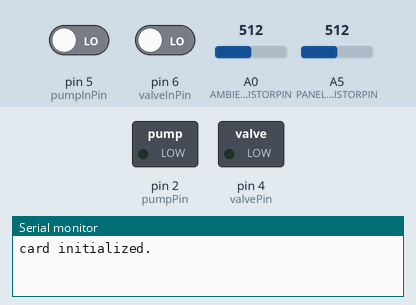
The sketch below on a simulated Arduino Uno, built with avr-gcc and run on an emulated ATmega328P. Parts: switched loads named in the sketch (green lamp = pin HIGH), the last lines printed to the serial monitor. The test bench sets the inputs (shaded band); at power-on: A5 (PANELTHERMISTORPIN) = 512, pin 5 (pumpInPin) LOW, pin 6 (valveInPin) LOW, A0 (AMBIENTTHERMISTORPIN) = 512. Storage starts empty.

Above: at 5.8 s.
5.9 s: A5 (PANELTHERMISTORPIN) set to 443
11.9 s: A5 (PANELTHERMISTORPIN) set to 423
At 16.1 s:
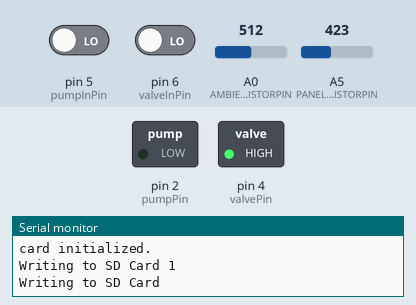
17.9 s: A5 (PANELTHERMISTORPIN) set to 493
23.9 s: A5 (PANELTHERMISTORPIN) set to 519
At 25.2 s:
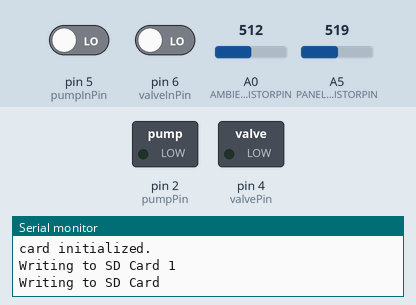
29.9 s: pin 5 (pumpInPin) driven HIGH
At 35.2 s:
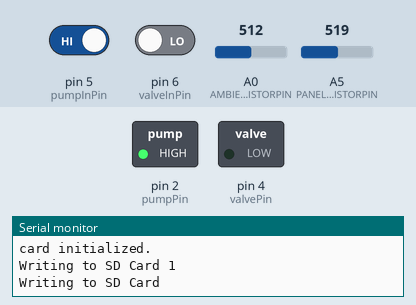
35.9 s: pin 6 (valveInPin) driven HIGH
At 40.3 s:
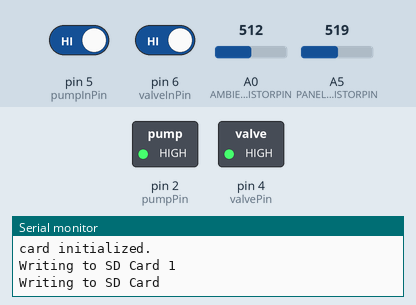
Timing chart, 0 to 41.8 s (numbered marks = the images above; inputs shaded):
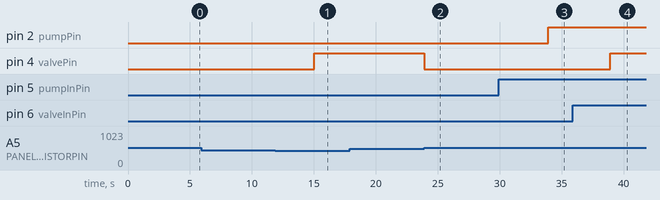

The sketch:

WaterPumpControl2.ino
```cpp
//https://learn.adafruit.com/adafruit-micro-sd-breakout-board-card-tutorial?view=all
//http://playground.arduino.cc/Code/Time

#include <stdlib.h>
#include <SD.h> //Load SD card library
#include<SPI.h> //Load SPI Library
#include <TimeLib.h>

unsigned long timeInMillis;
long previousMillisInCycle = 0;
long differenceInCheckedMillisInCycle = 0;

#define SERIESRESISTOR 10000
#define AMBIENTTHERMISTORPIN A0
#define PANELTHERMISTORPIN A5

int pumpPin = 2;
int valvePin = 4;
int pumpInPin = 5;
int valveInPin = 6;

int pumpOnOff = 0;
int valveOnOff = 0;

//chart has 30 values, starts at 20oC and ends at 50oC, 12.47-3.593
float chart[] = {12.47,11.92,11.41,10.91,10.45,10.00,9.575,9.170,8.784,8.416,8.064,7.730,7.410,7.106,6.815,6.538,6.273,6.020,5.778,5.548,5.327,5.117,4.915,4.723,4.539,4.363,4.195,4.034,3.880,3.733,3.592};
float tempDiffLimit = 8.0;
float coolTempDiffLimit = 1.0;

//Values taken from https://cdn-shop.adafruit.com/datasheets/103_3950_lookuptable.pdf
//float chart[] = {-40,277.2,1,30.25,42,4.915,83,1.128,124,0.3434,165,0.1265,
//-39,263.6,2,28.82,43,4.723,84,1.093,125,0.3341,166,0.1239,
//-38,250.1,3,27.45,44,4.539,85,1.059,126,0.3253,167,0.1213,
//-37,236.8,4,26.16,45,4.363,86,1.027,127,0.3167,168,0.1187,
//-36,224.0,5,24.94,46,4.195,87,0.9955,128,0.3083,169,0.1163,
//-35,211.5,6,23.77,47,4.034,88,0.9654,129,0.3002,170,0.1139,
//-34,199.6,7,22.67,48,3.880,89,0.9363,130,0.2924,171,0.1115,
//-33,188.1,8,21.62,49,3.733,90,0.9083,131,0.2848,172,0.1092,
//-32,177.3,9,20.63,50,3.592,91,0.8812,132,0.2774,173,0.1070,
//-31,167.0,10,19.68,51,3.457,92,0.8550,133,0.2702,174,0.1048,
//-30,157.2,11,18.78,52,3.328,93,0.8297,134,0.2633,175,0.1027,
//-29,148.1,12,17.93,53,3.204,94,0.8052,135,0.2565,176,0.1006,
//-28,139.4,13,17.12,54,3.086,95,0.7816,136,0.2500,177,0.0986,
//-27,131.3,14,16.35,55,2.972,96,0.7587,137,0.2437,178,0.0966,
//-26,123.7,15,15.62,56,2.863,97,0.7366,138,0.2375,179,0.0947,
//-25,116.6,16,14.93,57,2.759,98,0.7152,139,0.2316,180,0.0928,
//-24,110.0,17,14.26,58,2.659,99,0.6945,140,0.2258,181,0.0909,
//-23,103.7,18,13.63,59,2.564,100,0.6744,141,0.2202,182,0.0891,
//-22,97.9,19,13.04,60,2.472,101,0.6558,142,0.2148,183,0.0873,
//-21,92.50,20,12.47,61,2.384,102,0.6376,143,0.2095,184,0.0856,
//-20,87.43,21,11.92,62,2.299,103,0.6199,144,0.2044,185,0.0839,
//-19,82.79,22,11.41,63,2.218,104,0.6026,145,0.1994,186,0.0822,
//-18,78.44,23,10.91,64,2.141,105,0.5858,146,0.1946,187,0.0806,
//-17,74.36,24,10.45,65,2.066,106,0.5694,147,0.1900,188,0.0790,
//-16,70.53,25,10.00,66,1.994,107,0.5535,148,0.1855,189,0.0774,
//-15,66.92,26,9.575,67,1.926,108,0.5380,149,0.1811,190,0.0759,
//-14,63.54,27,9.170,68,1.860,109,0.5229,150,0.1769,191,0.0743,
//-13,60.34,28,8.784,69,1.796,110,0.5083,151,0.1728,192,0.0729,
//-12,57.33,29,8.416,70,1.735,111,0.4941,152,0.1688,193,0.0714,
//-11,54.50,30,8.064,71,1.677,112,0.4803,153,0.1650,194,0.0700,
//-10,51.82,31,7.730,72,1.621,113,0.4669,154,0.1612,195,0.0686,
//-9,49.28,32,7.410,73,1.567,114,0.4539,155,0.1576,196,0.0672,
//-8,46.89,33,7.106,74,1.515,115,0.4412,156,0.1541,197,0.0658,
//-7,44.62,34,6.815,75,1.465,116,0.4290,157,0.1507,198,0.0645,
//-6,42.48,35,6.538,76,1.417,117,0.4171,158,0.1474,199,0.0631,
//-5,40.45,36,6.273,77,1.371,118,0.4055,159,0.1441,200,0.0619,
//-4,38.53,37,6.020,78,1.326,119,0.3944,160,0.1410,
//-3,36.70,38,5.778,79,1.284,120,0.3835,161,0.1379,
//-2,34.97,39,5.548,80,1.243,121,0.3730,162,0.1350,
//-1,33.33,40,5.327,81,1.203,122,0.3628,163,0.1321,
//0,31.77,41,5.117,82,1.165,123,0.3530,164,0.1293};

const int chipSelect = 10;
Sd2Card card;
File myFile; //Data object you will write your sensor data to
int test = 0;

void setup(void)
{
  Serial.begin(9600);

  pinMode(pumpPin, OUTPUT);
  digitalWrite(pumpPin, LOW);
  pinMode(valvePin, OUTPUT);
  digitalWrite(valvePin, LOW);

  pinMode(pumpInPin, INPUT);
  pinMode(valveInPin, INPUT);

  startSDcard();
  setTime(11,13,0,25,6,2018); //setTime(hr,min,sec,day,month,yr);
}

void startSDcard(){
  if (!SD.begin(chipSelect)) {
    Serial.println("Card failed, or not present");
    // don't do anything more:
    return;
  }
  Serial.println("card initialized.");
}

float getTemperature(float in){

  if(in>chart[0]){return 19;}
  if(in<chart[30]){return 51;}

  for(int i = 0; i <= 30; i++){
    if(in<chart[i] && in>chart[i+1]){
      return i+20;
    }
  }
}

float getAmbientTemp(){
  float ambientReading = analogRead(AMBIENTTHERMISTORPIN);
  ambientReading = (1023 / ambientReading) - 1;     // (1023/ADC - 1)
  ambientReading = SERIESRESISTOR / ambientReading/1000;  // 10K / (1023/ADC - 1)
  return getTemperature(ambientReading);
}

float getPanelTemp(){
  float panelReading = analogRead(PANELTHERMISTORPIN);
  panelReading = (1023 / panelReading) - 1;     // (1023/ADC - 1)
  panelReading = SERIESRESISTOR / panelReading /1000;  // 10K / (1023/ADC - 1)
  return getTemperature(panelReading);
}

void writeDataToSD(float ambient, float panel){
  Serial.println("Writing to SD Card 1");
  if (!card.init(SPI_HALF_SPEED, chipSelect)) {// if the card is available, write to it:
    Serial.println("Card Removed");
    return;
  } else {
    File dataFile = SD.open("datalog.txt", FILE_WRITE);
    if (!dataFile){
      Serial.println("Reopening datafile.");
      startSDcard();
      dataFile = SD.open("datalog.txt", FILE_WRITE);
    }

    if (dataFile){// if the file is available, write to it:
      Serial.println("Writing to SD Card");
      dataFile.print(year());
      dataFile.print("-");
      dataFile.print(month());
      dataFile.print("-");
      dataFile.print(day());
      dataFile.print(" ");
      dataFile.print(hour());
      dataFile.print(":");
      dataFile.print(minute());
      dataFile.print(":");
      dataFile.print(second());
      dataFile.print("\tPanel: ");
      dataFile.print(panel);
      dataFile.print("\tAmbient: ");
      dataFile.println(ambient);
      dataFile.close();

    } else { // if the file isn't open, pop up an error:
      Serial.println("error opening datalog.txt");
    }
  }
}

void loop(void)
{

  float panelTemp;
  float ambientTemp;

  pumpOnOff = digitalRead(pumpInPin);
  valveOnOff = digitalRead(valveInPin);

  if(pumpOnOff == HIGH) {digitalWrite(pumpPin, HIGH);}
  else{digitalWrite(pumpPin, LOW);}

  if(valveOnOff == HIGH) {digitalWrite(valvePin, HIGH);}
  else {digitalWrite(valvePin, LOW);}

//  panelTemp = 10.5;  //Testing
//  ambientTemp = 8.8; //Testing

  panelTemp = getPanelTemp(); //Testing
  ambientTemp = getAmbientTemp(); //Testing

  if(panelTemp-ambientTemp >= tempDiffLimit){
    writeDataToSD(ambientTemp, panelTemp);
    digitalWrite(valvePin, HIGH);
    while(getPanelTemp()-getAmbientTemp() >= coolTempDiffLimit){};
    digitalWrite(valvePin, LOW);
  }

  delay(5000);
}
```

Measured:
- the behaviour switches between 436 and 435 on A5 (PANELTHERMISTORPIN) (found by bisection; images 0 and 1)
- the behaviour switches between 511 and 512 on A5 (PANELTHERMISTORPIN) (found by bisection; images 1 and 2)
- after the input at 5.9 s, every drawn part: stays the same
- after the input at 11.9 s, pin 4 (valvePin): LOW → HIGH after 3.1 s
- after the input at 17.9 s, every drawn part: stays the same
- after the input at 23.9 s, pin 4 (valvePin): HIGH → LOW at once
- after the input at 29.9 s, pin 2 (pumpPin): LOW → HIGH after 4.0 s
- after the input at 35.9 s, pin 4 (valvePin): LOW → HIGH after 3.0 s
